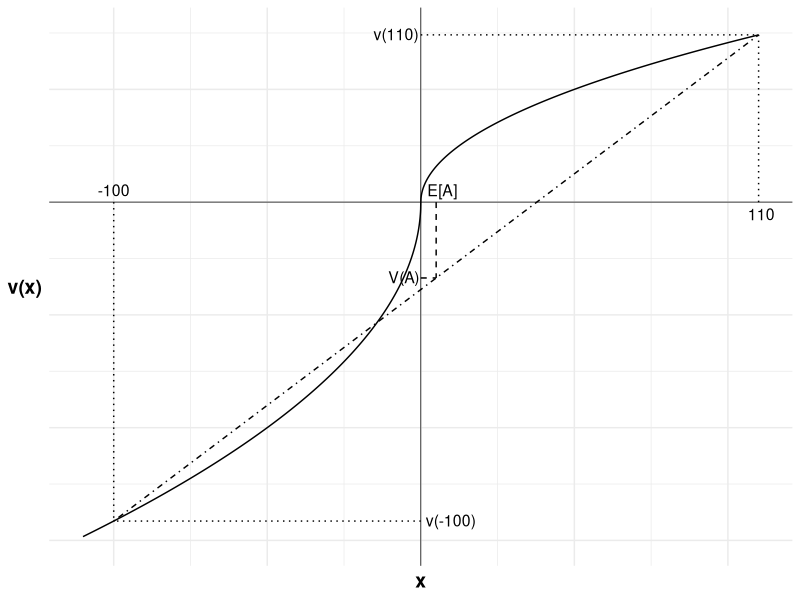
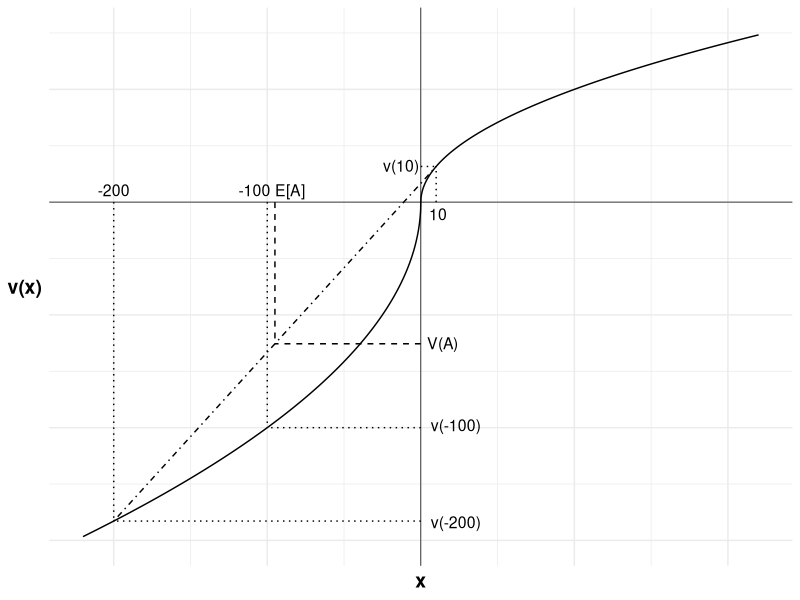
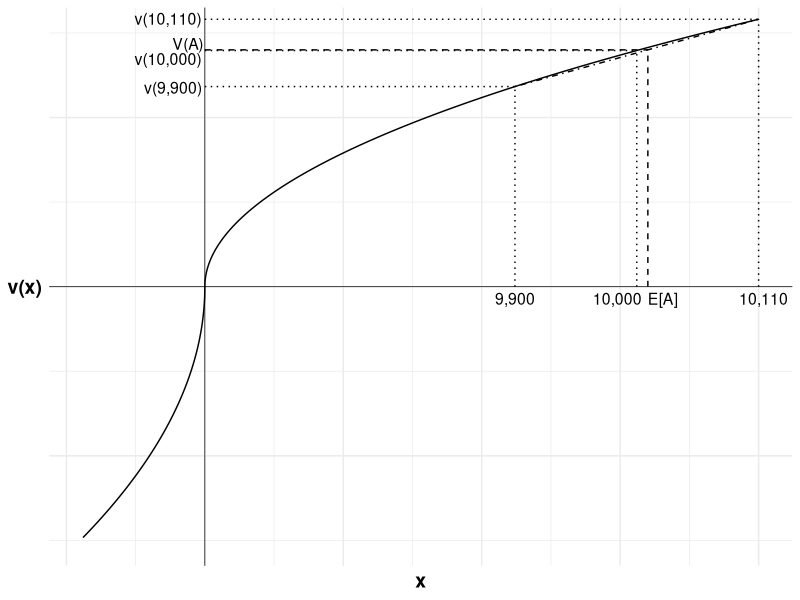
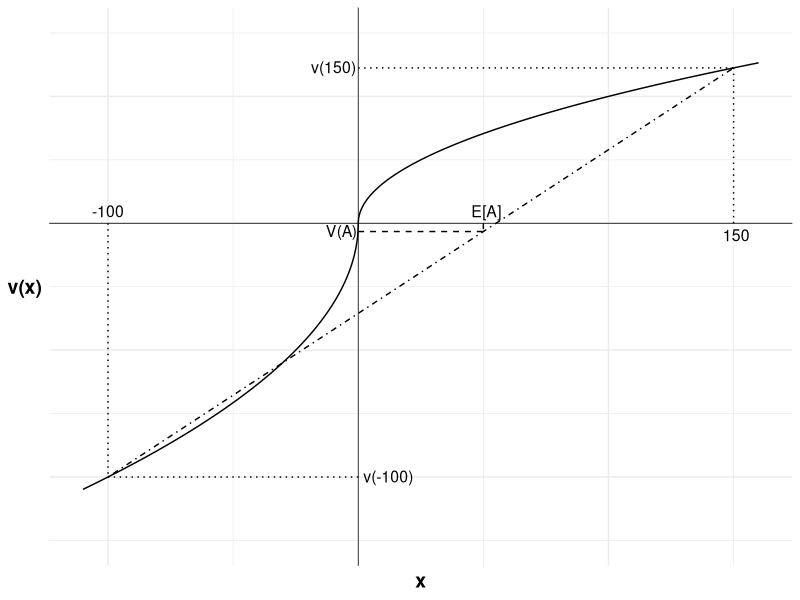
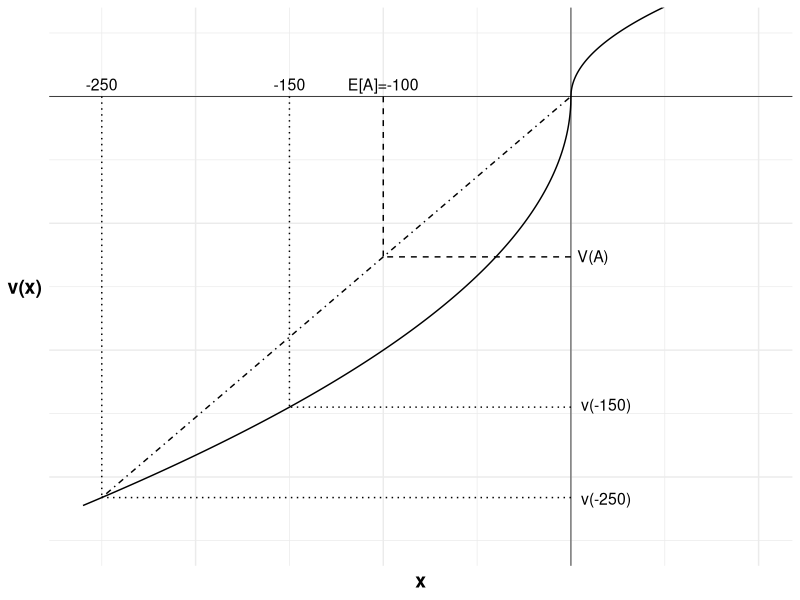
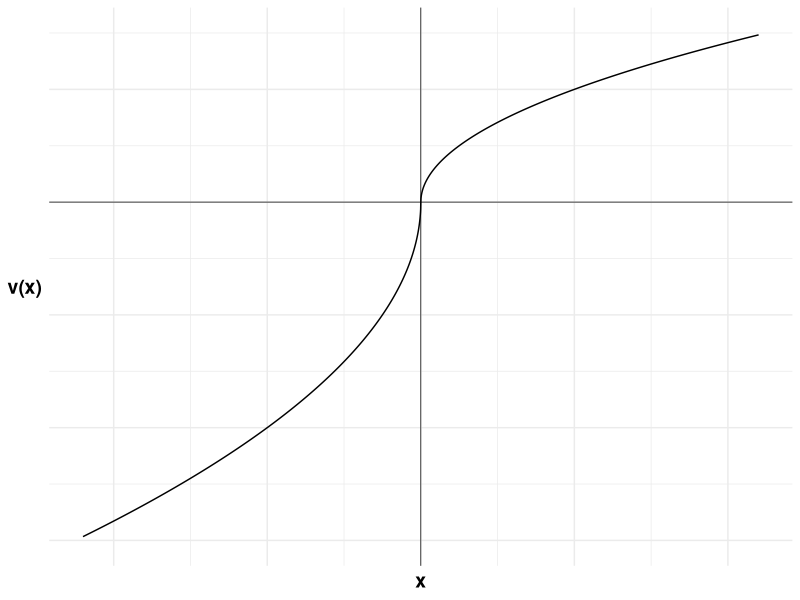
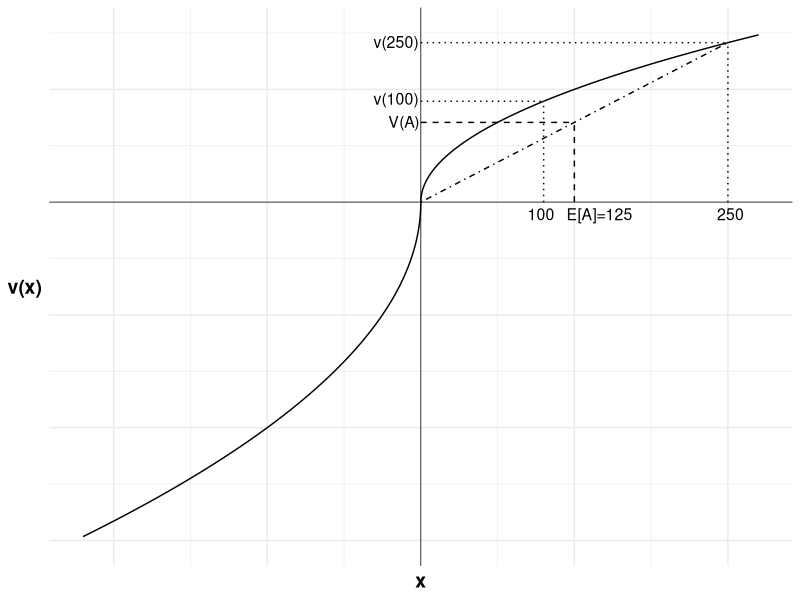
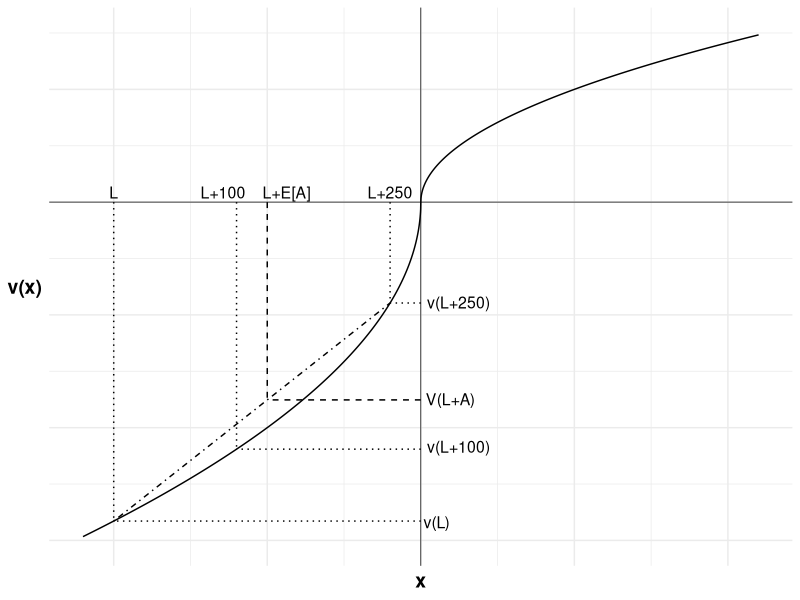

These charts were generated, in order, by the following R code:
## ---- chunk 1
#| label: fig-50-50-gamble
#| fig-cap: A 50:50 gamble

library(ggplot2)

u <- function(x){
  ifelse (x >= 0, x^0.5, -2*(-x)^0.5)
}

df <- data.frame(
  x = seq(-220, 220, 0.1),
  y = u(seq(-220, 220, 0.1))
)

#Variables for plot (may not match labels as not done to scale)
#Payoffs from gamble
x1 <- -200 #loss
x2 <- 220 #win
ev <- 10 #expected value of gamble
xc <- 0 #certain outcome
px2<-(ev-x1)/(x2-x1)

ggplot(mapping = aes(x, y)) +

  #Plot the utility curve
  geom_line(data = df) +
  geom_vline(xintercept = 0, linewidth=0.25)+ 
  geom_hline(yintercept = 0, linewidth=0.25)+
  labs(x = "x", y = "v(x)")+

  # Set the theme
  theme_minimal()+

  #remove numbers on each axis
  theme(axis.text.x = element_blank(),
            axis.text.y = element_blank(),
            axis.title=element_text(size=14,face="bold"),
            axis.title.y = element_text(angle=0, vjust=0.5))+

  #limit to y greater than zero and x greater than -8 (need -8 so space for y-axis labels)
  coord_cartesian(xlim = c(-220, 220), ylim = c(-30, 15))+

  #Add labels -100, v(-100) and line to curve indicating each
  annotate("text", x = x1, y = 0, label = "-100", size = 4, hjust = 0.5, vjust = -0.5)+
  annotate("segment", x = x1, y = 0, xend = x1, yend = u(x1), linewidth = 0.5, colour = "black", linetype="dotted")+
  annotate("segment", x = 0, y = u(x1), xend = x1, yend = u(x1), linewidth = 0.5, colour = "black", linetype="dotted")+
  annotate("text", x = 0, y = u(x1), label = "v(-100)", size = 4, hjust = -0.1, vjust = 0.45)+

  #Add expected utility line
  annotate("segment", x = x1, xend = x2, y = u(x1), yend = u(x2), linewidth = 0.5, colour = "black", linetype="dotdash")+

  #Add labels 110, v(110) and line to curve indicating each
  annotate("text", x = x2, y = 0, label = "110", size = 4, hjust = 0.4, vjust = 1.5)+
  annotate("segment", x = x2, y = 0, xend = x2, yend = u(x2), linewidth = 0.5, colour = "black", linetype="dotted")+
  annotate("segment", x = 0, y = u(x2), xend = x2, yend = u(x2), linewidth = 0.5, colour = "black", linetype="dotted")+
  annotate("text", x = 0, y = u(x2), label = "v(110)", size = 4, hjust = 1.05, vjust = 0.45)+

  #Add labels E[A], V(A) and curve indicating each
  annotate("text", x = ev, y = 0, label = "E[A]", size = 4, hjust = 0.3, vjust = -0.5)+
  annotate("segment", x = ev, y = 0, xend = ev, yend = u(x1)+(u(x2)-u(x1))*px2, linewidth = 0.5, colour = "black", linetype="dashed")+
  annotate("segment", x = 0, y = u(x1)+(u(x2)-u(x1))*px2, xend = ev, yend = u(x1)+(u(x2)-u(x1))*px2, linewidth = 0.5, colour = "black", linetype="dashed")+
  annotate("text", x = 0, y = u(x1)+(u(x2)-u(x1))*px2, label = "V(A)", size = 4, hjust = 1.05, vjust = 0.45)

## ---- chunk 2
#| label: fig-50-50-gamble-after-loss
#| fig-cap: A 50:50 gamble after a loss

library(ggplot2)

u <- function(x){
  ifelse (x >= 0, x^0.5, -2*(-x)^0.5)
}

df <- data.frame(
  x = seq(-220, 220, 0.1),
  y = u(seq(-220, 220, 0.1))
)

#Variables for plot (may not match labels as not done to scale)
#Payoffs from gamble
x1 <- -200 #loss
x2 <- 10 #win
ev <- -95 #expected value of gamble
xc <- -100 #certain outcome
px2<-(ev-x1)/(x2-x1)

ggplot(mapping = aes(x, y)) +

  #Plot the utility curve
  geom_line(data = df) +
  geom_vline(xintercept = 0, linewidth=0.25)+ 
  geom_hline(yintercept = 0, linewidth=0.25)+
  labs(x = "x", y = "v(x)")+

  # Set the theme
  theme_minimal()+

  #remove numbers on each axis
  theme(axis.text.x = element_blank(),
            axis.text.y = element_blank(),
            axis.title=element_text(size=14,face="bold"),
            axis.title.y = element_text(angle=0, vjust=0.5))+

  #limit to y greater than zero and x greater than -8 (need -8 so space for y-axis labels)
  coord_cartesian(xlim = c(-220, 220), ylim = c(-30, 15))+

  #Add labels -200, v(-200) and line to curve indicating each
  annotate("text", x = x1, y = 0, label = "-200", size = 4, hjust = 0.5, vjust = -0.5)+
  annotate("segment", x = x1, y = 0, xend = x1, yend = u(x1), linewidth = 0.5, colour = "black", linetype="dotted")+
  annotate("segment", x = 0, y = u(x1), xend = x1, yend = u(x1), linewidth = 0.5, colour = "black", linetype="dotted")+
  annotate("text", x = 0, y = u(x1), label = "v(-200)", size = 4, hjust = -0.2, vjust = 0.6)+

  #Add labels -100, v(-100) and line to curve indicating each
  annotate("text", x = xc, y = 0, label = "-100", size = 4, hjust = 0.9, vjust = -0.5)+
  annotate("segment", x = xc, y = 0, xend = xc, yend = u(xc), linewidth = 0.5, colour = "black", linetype="dotted")+
  annotate("segment", x = 0, y = u(xc), xend = xc, yend = u(xc), linewidth = 0.5, colour = "black", linetype="dotted")+
  annotate("text", x = 0, y = u(xc), label = "v(-100)", size = 4, hjust = -0.2, vjust = 0.3)+

  #Add expected utility line
  annotate("segment", x = x1, xend = x2, y = u(x1), yend = u(x2), linewidth = 0.5, colour = "black", linetype="dotdash")+

  #Add labels 10, v(10) and line to curve indicating each
  annotate("text", x = x2, y = 0, label = "10", size = 4, hjust = 0.4, vjust = 1.5)+
  annotate("segment", x = x2, y = 0, xend = x2, yend = u(x2), linewidth = 0.5, colour = "black", linetype="dotted")+
  annotate("segment", x = 0, y = u(x2), xend = x2, yend = u(x2), linewidth = 0.5, colour = "black", linetype="dotted")+
  annotate("text", x = 0, y = u(x2), label = "v(10)", size = 4, hjust = 1.05, vjust = 0.45)+

  #Add labels E[A], V(A) and curve indicating each
  annotate("text", x = ev, y = 0, label = "E[A]", size = 4, hjust = 0, vjust = -0.5)+
  annotate("segment", x = ev, y = 0, xend = ev, yend = u(x1)+(u(x2)-u(x1))*px2, linewidth = 0.5, colour = "black", linetype="dashed")+
  annotate("segment", x = 0, y = u(x1)+(u(x2)-u(x1))*px2, xend = ev, yend = u(x1)+(u(x2)-u(x1))*px2, linewidth = 0.5, colour = "black", linetype="dashed")+
  annotate("text", x = 0, y = u(x1)+(u(x2)-u(x1))*px2, label = "V(A)", size = 4, hjust = -0.2, vjust = 0.45)

## ---- chunk 3
#| label: fig-50-50-gamble-after-win
#| fig-cap: A 50:50 gamble after a win (not to scale)

library(ggplot2)

u <- function(x){
  ifelse (x >= 0, x^0.5, -2*(-x)^0.5)
}

df <- data.frame(
  x = seq(-220, 1000, 0.1),
  y = u(seq(-220, 1000, 0.1))
)

#Variables for plot (may not match labels as not done to scale)
#Payoffs from gamble
x1 <- 560 #loss
x2 <- 1000 #win
ev <- 800 #expected value of gamble
xc <- 780 #certain outcome
px2<-(ev-x1)/(x2-x1)

ggplot(mapping = aes(x, y)) +

  #Plot the utility curve
  geom_line(data = df) +
  geom_vline(xintercept = 0, linewidth=0.25)+ 
  geom_hline(yintercept = 0, linewidth=0.25)+
  labs(x = "x", y = "v(x)")+

  # Set the theme
  theme_minimal()+

  #remove numbers on each axis
  theme(axis.text.x = element_blank(),
            axis.text.y = element_blank(),
            axis.title=element_text(size=14,face="bold"),
            axis.title.y = element_text(angle=0, vjust=0.5))+

  #limit to y greater than zero and x greater than -8 (need -8 so space for y-axis labels)
  coord_cartesian(xlim = c(-220, 1000), ylim = c(-30, 30))+

  #Add labels 9,900, v(9,900) and line to curve indicating each
  annotate("text", x = x1, y = 0, label = "9,900", size = 4, hjust = 0.5, vjust = 1.5)+
  annotate("segment", x = x1, y = 0, xend = x1, yend = u(x1), linewidth = 0.5, colour = "black", linetype="dotted")+
  annotate("segment", x = 0, y = u(x1), xend = x1, yend = u(x1), linewidth = 0.5, colour = "black", linetype="dotted")+
  annotate("text", x = 0, y = u(x1), label = "v(9,900)", size = 4, hjust = 1.05, vjust = 0.6)+

  #Add labels 10,000, v(10,000) and line to curve indicating each
  annotate("text", x = xc, y = 0, label = "10,000", size = 4, hjust = 0.9, vjust = 1.5)+
  annotate("segment", x = xc, y = 0, xend = xc, yend = u(xc), linewidth = 0.5, colour = "black", linetype="dotted")+
  annotate("segment", x = 0, y = u(xc), xend = xc, yend = u(xc), linewidth = 0.5, colour = "black", linetype="dotted")+
  annotate("text", x = 0, y = u(xc), label = "v(10,000)", size = 4, hjust = 1.05, vjust = 1.2)+

  #Add expected utility line
  annotate("segment", x = x1, xend = x2, y = u(x1), yend = u(x2), linewidth = 0.5, colour = "black", linetype="dotdash")+

  #Add labels 10,110, v(10,110) and line to curve indicating each
  annotate("text", x = x2, y = 0, label = "10,110", size = 4, hjust = 0.4, vjust = 1.5)+
  annotate("segment", x = x2, y = 0, xend = x2, yend = u(x2), linewidth = 0.5, colour = "black", linetype="dotted")+
  annotate("segment", x = 0, y = u(x2), xend = x2, yend = u(x2), linewidth = 0.5, colour = "black", linetype="dotted")+
  annotate("text", x = 0, y = u(x2), label = "v(10,110)", size = 4, hjust = 1.05, vjust = 0.45)+

  #Add labels E[A], V(A) and curve indicating each
  annotate("text", x = ev, y = 0, label = "E[A]", size = 4, hjust = 0, vjust = 1.5)+
  annotate("segment", x = ev, y = 0, xend = ev, yend = u(x1)+(u(x2)-u(x1))*px2, linewidth = 0.5, colour = "black", linetype="dashed")+
  annotate("segment", x = 0, y = u(x1)+(u(x2)-u(x1))*px2, xend = ev, yend = u(x1)+(u(x2)-u(x1))*px2, linewidth = 0.5, colour = "black", linetype="dashed")+
  annotate("text", x = 0, y = u(x1)+(u(x2)-u(x1))*px2, label = "V(A)", size = 4, hjust = 1.05, vjust = 0)

## ---- chunk 4
#| label: fig-60-40-gamble
#| fig-cap: A 60:40 gamble

library(ggplot2)

u <- function(x){
  ifelse (x >= 0, x^0.5, -2*(-x)^0.5)
}

df <- data.frame(
  x = seq(-110, 160, 0.1),
  y = u(seq(-110, 160, 0.1))
)

#Variables for plot (may not match labels as not done to scale)
#Payoffs from gamble
x1 <- -100 #loss
x2 <- 150 #win
ev <- 0.6*150-0.4*100 #expected value of gamble
xc <- 0 #certain outcome
px2<-(ev-x1)/(x2-x1)

ggplot(mapping = aes(x, y)) +

  #Plot the utility curve
  geom_line(data = df) +
  geom_vline(xintercept = 0, linewidth=0.25)+ 
  geom_hline(yintercept = 0, linewidth=0.25)+
  labs(x = "x", y = "v(x)")+

  # Set the theme
  theme_minimal()+

  #remove numbers on each axis
  theme(axis.text.x = element_blank(),
            axis.text.y = element_blank(),
            axis.title=element_text(size=14,face="bold"),
            axis.title.y = element_text(angle=0, vjust=0.5))+

  #limit to y greater than zero and x greater than -8 (need -8 so space for y-axis labels)
  coord_cartesian(xlim = c(-110, 160), ylim = c(-25, 15))+

  #Add labels -100, v(-100) and line to curve indicating each
  annotate("text", x = x1, y = 0, label = "-100", size = 4, hjust = 0.5, vjust = -0.5)+
  annotate("segment", x = x1, y = 0, xend = x1, yend = u(x1), linewidth = 0.5, colour = "black", linetype="dotted")+
  annotate("segment", x = 0, y = u(x1), xend = x1, yend = u(x1), linewidth = 0.5, colour = "black", linetype="dotted")+
  annotate("text", x = 0, y = u(x1), label = "v(-100)", size = 4, hjust = -0.1, vjust = 0.45)+

  #Add expected utility line
  annotate("segment", x = x1, xend = x2, y = u(x1), yend = u(x2), linewidth = 0.5, colour = "black", linetype="dotdash")+

  #Add labels 150, v(150) and line to curve indicating each
  annotate("text", x = x2, y = 0, label = "150", size = 4, hjust = 0.4, vjust = 1.5)+
  annotate("segment", x = x2, y = 0, xend = x2, yend = u(x2), linewidth = 0.5, colour = "black", linetype="dotted")+
  annotate("segment", x = 0, y = u(x2), xend = x2, yend = u(x2), linewidth = 0.5, colour = "black", linetype="dotted")+
  annotate("text", x = 0, y = u(x2), label = "v(150)", size = 4, hjust = 1.05, vjust = 0.45)+

  #Add labels E[A], V(A) and curve indicating each
  annotate("text", x = ev, y = 0, label = "E[A]", size = 4, hjust = 0.4, vjust = -0.5)+
  annotate("segment", x = ev, y = 0, xend = ev, yend = u(x1)+(u(x2)-u(x1))*px2, linewidth = 0.5, colour = "black", linetype="dashed")+
  annotate("segment", x = 0, y = u(x1)+(u(x2)-u(x1))*px2, xend = ev, yend = u(x1)+(u(x2)-u(x1))*px2, linewidth = 0.5, colour = "black", linetype="dashed")+
  annotate("text", x = 0, y = u(x1)+(u(x2)-u(x1))*px2, label = "V(A)", size = 4, hjust = 1.05, vjust = 0.45)

## ---- chunk 5
#| label: fig-60-40-gamble-after-loss
#| fig-cap: A 60:40 gamble after a loss

library(ggplot2)

u <- function(x){
  ifelse (x >= 0, x^0.5, -2*(-x)^0.5)
}

df <- data.frame(
  x = seq(-260, 100, 0.1),
  y = u(seq(-260, 100, 0.1))
)

#Variables for plot (may not match labels as not done to scale)
#Payoffs from gamble
x1 <- -250 #loss
x2 <- 0 #win
ev <- -100 #expected value of gamble
xc <- -150 #certain outcome
px2<-(ev-x1)/(x2-x1)

ggplot(mapping = aes(x, y)) +

  #Plot the utility curve
  geom_line(data = df) +
  geom_vline(xintercept = 0, linewidth=0.25)+ 
  geom_hline(yintercept = 0, linewidth=0.25)+
  labs(x = "x", y = "v(x)")+

  # Set the theme
  theme_minimal()+

  #remove numbers on each axis
  theme(axis.text.x = element_blank(),
            axis.text.y = element_blank(),
            axis.title=element_text(size=14,face="bold"),
            axis.title.y = element_text(angle=0, vjust=0.5))+

  #limit to y greater than zero and x greater than -8 (need -8 so space for y-axis labels)
  coord_cartesian(xlim = c(-260, 100), ylim = c(-35, 5))+

  #Add labels -250, v(-250) and line to curve indicating each
  annotate("text", x = x1, y = 0, label = "-250", size = 4, hjust = 0.5, vjust = -0.5)+
  annotate("segment", x = x1, y = 0, xend = x1, yend = u(x1), linewidth = 0.5, colour = "black", linetype="dotted")+
  annotate("segment", x = 0, y = u(x1), xend = x1, yend = u(x1), linewidth = 0.5, colour = "black", linetype="dotted")+
  annotate("text", x = 0, y = u(x1), label = "v(-250)", size = 4, hjust = -0.2, vjust = 0.6)+

  #Add labels -150, v(-150) and line to curve indicating each
  annotate("text", x = xc, y = 0, label = "-150", size = 4, hjust = 0.5, vjust = -0.5)+
  annotate("segment", x = xc, y = 0, xend = xc, yend = u(xc), linewidth = 0.5, colour = "black", linetype="dotted")+
  annotate("segment", x = 0, y = u(xc), xend = xc, yend = u(xc), linewidth = 0.5, colour = "black", linetype="dotted")+
  annotate("text", x = 0, y = u(xc), label = "v(-150)", size = 4, hjust = -0.2, vjust = 0.3)+

  #Add expected utility line
  annotate("segment", x = x1, xend = x2, y = u(x1), yend = u(x2), linewidth = 0.5, colour = "black", linetype="dotdash")+

  #Add labels E[A]=-100, V(A) and curve indicating each
  annotate("text", x = ev, y = 0, label = "E[A]=-100", size = 4, hjust = 0.5, vjust = -0.5)+
  annotate("segment", x = ev, y = 0, xend = ev, yend = u(x1)+(u(x2)-u(x1))*px2, linewidth = 0.5, colour = "black", linetype="dashed")+
  annotate("segment", x = 0, y = u(x1)+(u(x2)-u(x1))*px2, xend = ev, yend = u(x1)+(u(x2)-u(x1))*px2, linewidth = 0.5, colour = "black", linetype="dashed")+
  annotate("text", x = 0, y = u(x1)+(u(x2)-u(x1))*px2, label = "V(A)", size = 4, hjust = -0.2, vjust = 0.45)

## ---- chunk 6
#| label: fig-bill-curve
#| fig-cap: Bill's value function

library(ggplot2)

u <- function(x){
  ifelse (x >= 0, x^0.5, -2*(-x)^0.5)
}

df <- data.frame(
  x = seq(-220, 220, 0.1),
  y = u(seq(-220, 220, 0.1))
)

ggplot(mapping = aes(x, y)) +

  #Plot the utility curve
  geom_line(data = df) +
  geom_vline(xintercept = 0, linewidth=0.25)+ 
  geom_hline(yintercept = 0, linewidth=0.25)+
  labs(x = "x", y = "v(x)")+

  # Set the theme
  theme_minimal()+

  #remove numbers on each axis
  theme(axis.text.x = element_blank(),
            axis.text.y = element_blank(),
            axis.title=element_text(size=14,face="bold"),
            axis.title.y = element_text(angle=0, vjust=0.5))+

  #limit to y greater than zero and x greater than -8 (need -8 so space for y-axis labels)
  coord_cartesian(xlim = c(-220, 220), ylim = c(-30, 15))

## ---- chunk 7
#| label: fig-bill-gamble
#| fig-cap: Bill's consideration of gamble A and the \$100

library(ggplot2)

u <- function(x){
  ifelse (x >= 0, x^0.5, -2*(-x)^0.5)
}

df <- data.frame(
  x = seq(-220, 220, 0.1),
  y = u(seq(-220, 220, 0.1))
)

#Variables for plot (may not match labels as not done to scale)
#Payoffs from gamble
x1<-0 #loss
x2<-200 #win
ev<-100 #expected value of gamble
xc<-80 #certain outcome
px2<-(ev-x1)/(x2-x1)

ggplot(mapping = aes(x, y)) +

  #Plot the utility curve
  geom_line(data = df) +
  geom_vline(xintercept = 0, linewidth=0.25)+ 
  geom_hline(yintercept = 0, linewidth=0.25)+
  labs(x = "x", y = "v(x)")+

  # Set the theme
  theme_minimal()+

  #remove numbers on each axis
  theme(axis.text.x = element_blank(),
            axis.text.y = element_blank(),
            axis.title=element_text(size=14,face="bold"),
            axis.title.y = element_text(angle=0, vjust=0.5))+

  #limit to y greater than zero and x greater than -8 (need -8 so space for y-axis labels)
  coord_cartesian(xlim = c(-220, 220), ylim = c(-30, 15))+

  #Add labels W+20, U(W+20) and line to curve indicating each
  annotate("segment", x = x1, y = 0, xend = x1, yend = u(x1), linewidth = 0.5, colour = "black", linetype="dotted")+
  annotate("segment", x = 0, y = u(x1), xend = x1, yend = u(x1), linewidth = 0.5, colour = "black", linetype="dotted")+

  #Add labels 100, U(100) and line to curve indicating each
  annotate("text", x = xc, y = 0, label = "100", size = 4, hjust = 0.6, vjust = 1.5)+
  annotate("segment", x = xc, y = 0, xend = xc, yend = u(xc), linewidth = 0.5, colour = "black", linetype="dotted")+
  annotate("segment", x = 0, y = u(xc), xend = xc, yend = u(xc), linewidth = 0.5, colour = "black", linetype="dotted")+
  annotate("text", x = 0, y = u(xc), label = "v(100)", size = 4, hjust = 1.05, vjust = 0.3)+

  #Add expected utility line
  annotate("segment", x = x1, xend = x2, y = u(x1), yend = u(x2), linewidth = 0.5, colour = "black", linetype="dotdash")+

  #Add labels 250, v(250) and line to curve indicating each
  annotate("text", x = x2, y = 0, label = "250", size = 4, hjust = 0.4, vjust = 1.5)+
  annotate("segment", x = x2, y = 0, xend = x2, yend = u(x2), linewidth = 0.5, colour = "black", linetype="dotted")+
  annotate("segment", x = 0, y = u(x2), xend = x2, yend = u(x2), linewidth = 0.5, colour = "black", linetype="dotted")+
  annotate("text", x = 0, y = u(x2), label = "v(250)", size = 4, hjust = 1.05, vjust = 0.45)+

  #Add labels E[A], V(A) and curve indicating each
  annotate("text", x = ev, y = 0, label = "E[A]=125", size = 4, hjust = 0.12, vjust = 1.5)+
  annotate("segment", x = ev, y = 0, xend = ev, yend = u(x1)+(u(x2)-u(x1))*px2, linewidth = 0.5, colour = "black", linetype="dashed")+
  annotate("segment", x = 0, y = u(x1)+(u(x2)-u(x1))*px2, xend = ev, yend = u(x1)+(u(x2)-u(x1))*px2, linewidth = 0.5, colour = "black", linetype="dashed")+
  annotate("text", x = 0, y = u(x1)+(u(x2)-u(x1))*px2, label = "V(A)", size = 4, hjust = 1.05, vjust = 0.45)

## ---- chunk 8
#| label: fig-bill-gamble-after-shock
#| fig-cap: Bill's consideration of gamble A and the \$100 after the shock

library(ggplot2)

u <- function(x){
  ifelse (x >= 0, x^0.5, -2*(-x)^0.5)
}

df <- data.frame(
  x = seq(-220, 220, 0.1),
  y = u(seq(-220, 220, 0.1))
)

#Variables for plot (may not match labels as not done to scale)
#Payoffs from gamble
x1<- -200 #loss
x2<- -20 #win
ev<- -100 #expected value of gamble
xc<- -120 #certain outcome
px2<-(ev-x1)/(x2-x1)

ggplot(mapping = aes(x, y)) +

  #Plot the utility curve
  geom_line(data = df) +
  geom_vline(xintercept = 0, linewidth=0.25)+ 
  geom_hline(yintercept = 0, linewidth=0.25)+
  labs(x = "x", y = "v(x)")+

  # Set the theme
  theme_minimal()+

  #remove numbers on each axis
  theme(axis.text.x = element_blank(),
            axis.text.y = element_blank(),
            axis.title=element_text(size=14,face="bold"),
            axis.title.y = element_text(angle=0, vjust=0.5))+

  #limit to y greater than zero and x greater than -8 (need -8 so space for y-axis labels)
  coord_cartesian(xlim = c(-220, 220), ylim = c(-30, 15))+

  #Add labels L, v(L) and line to curve indicating each
  annotate("text", x = x1, y = 0, label = "L", size = 4, hjust = 0.5, vjust = -0.3)+
  annotate("segment", x = x1, y = 0, xend = x1, yend = u(x1), linewidth = 0.5, colour = "black", linetype="dotted")+
  annotate("segment", x = 0, y = u(x1), xend = x1, yend = u(x1), linewidth = 0.5, colour = "black", linetype="dotted")+
  annotate("text", x = 0, y = u(x1), label = "v(L)", size = 4, hjust = -0.1, vjust = 0.6)+

  #Add labels L+100, v(L+100) and line to curve indicating each
  annotate("text", x = xc, y = 0, label = "L+100", size = 4, hjust = 0.8, vjust = -0.3)+
  annotate("segment", x = xc, y = 0, xend = xc, yend = u(xc), linewidth = 0.5, colour = "black", linetype="dotted")+
  annotate("segment", x = 0, y = u(xc), xend = xc, yend = u(xc), linewidth = 0.5, colour = "black", linetype="dotted")+
  annotate("text", x = 0, y = u(xc), label = "v(L+100)", size = 4, hjust = -0.1, vjust = 0.3)+

  #Add expected utility line
  annotate("segment", x = x1, xend = x2, y = u(x1), yend = u(x2), linewidth = 0.5, colour = "black", linetype="dotdash")+

  #Add labels 250+L, U(250+L) and line to curve indicating each
  annotate("text", x = x2, y = 0, label = "L+250", size = 4, hjust = 0.5, vjust = -0.3)+
  annotate("segment", x = x2, y = 0, xend = x2, yend = u(x2), linewidth = 0.5, colour = "black", linetype="dotted")+
  annotate("segment", x = 0, y = u(x2), xend = x2, yend = u(x2), linewidth = 0.5, colour = "black", linetype="dotted")+
  annotate("text", x = 0, y = u(x2), label = "v(L+250)", size = 4, hjust = -0.1, vjust = 0.45)+

  #Add labels L+E[A], v(A+L) and curve indicating each
  annotate("text", x = ev, y = 0, label = "L+E[A]", size = 4, hjust = 0.1, vjust = -0.3)+
  annotate("segment", x = ev, y = 0, xend = ev, yend = u(x1)+(u(x2)-u(x1))*px2, linewidth = 0.5, colour = "black", linetype="dashed")+
  annotate("segment", x = 0, y = u(x1)+(u(x2)-u(x1))*px2, xend = ev, yend = u(x1)+(u(x2)-u(x1))*px2, linewidth = 0.5, colour = "black", linetype="dashed")+
  annotate("text", x = 0, y = u(x1)+(u(x2)-u(x1))*px2, label = "V(L+A)", size = 4, hjust = -0.1, vjust = 0.45)

## ---- chunk 9
#| label: fig-reflection-effect-insurance
#| fig-cap: The reflection effect and insurance

library(ggplot2)

u <- function(x){
  ifelse (x >= 0, x^0.5, -2*(-x)^0.5)
}

df <- data.frame(
  x = seq(-220, 220, 0.1),
  y = u(seq(-220, 220, 0.1))
)

#Variables for plot (may not match labels as not done to scale)
#Payoffs from gamble
x1<- -200 #loss
x2<- 0 #win
ev<- -30 #expected value of gamble
xc<- -60 #certain outcome
px2<-(ev-x1)/(x2-x1)

ggplot(mapping = aes(x, y)) +

  #Plot the utility curve
  geom_line(data = df) +
  geom_vline(xintercept = 0, linewidth=0.25)+ 
  geom_hline(yintercept = 0, linewidth=0.25)+
  labs(x = "x", y = "v(x)")+

  # Set the theme
  theme_minimal()+

  #remove numbers on each axis
  theme(axis.text.x = element_blank(),
            axis.text.y = element_blank(),
            axis.title=element_text(size=14,face="bold"),
            axis.title.y = element_text(angle=0, vjust=0.5))+

  #limit to y greater than zero and x greater than -8 (need -8 so space for y-axis labels)
  coord_cartesian(xlim = c(-220, 220), ylim = c(-30, 15))+

  #Add labels -V, v(L) and line to curve indicating each
  annotate("text", x = x1, y = 0, label = "-V", size = 4, hjust = 0.5, vjust = -0.3)+
  annotate("segment", x = x1, y = 0, xend = x1, yend = u(x1), linewidth = 0.5, colour = "black", linetype="dotted")+
  annotate("segment", x = 0, y = u(x1), xend = x1, yend = u(x1), linewidth = 0.5, colour = "black", linetype="dotted")+
  annotate("text", x = 0, y = u(x1), label = "v(-V)=v(-$1m)", size = 4, hjust = -0.1, vjust = 0.6)+

  #Add labels -P, v(-P) and line to curve indicating each
  annotate("text", x = xc, y = 0, label = "-P", size = 4, hjust = 0.8, vjust = -0.3)+
  annotate("segment", x = xc, y = 0, xend = xc, yend = u(xc), linewidth = 0.5, colour = "black", linetype="dotted")+
  annotate("segment", x = 0, y = u(xc), xend = xc, yend = u(xc), linewidth = 0.5, colour = "black", linetype="dotted")+
  annotate("text", x = 0, y = u(xc), label = "v(-P)", size = 4, hjust = -0.1, vjust = 0.3)+

  #Add expected utility line
  annotate("segment", x = x1, xend = x2, y = u(x1), yend = u(x2), linewidth = 0.5, colour = "black", linetype="dotdash")+

  #Add labels E[don't], v(don't) and curve indicating each
  annotate("text", x = ev, y = 0, label = "E[don't]", size = 4, hjust = 0.5, vjust = -0.3)+
  annotate("segment", x = ev, y = 0, xend = ev, yend = u(x1)+(u(x2)-u(x1))*px2, linewidth = 0.5, colour = "black", linetype="dashed")+
  annotate("segment", x = 0, y = u(x1)+(u(x2)-u(x1))*px2, xend = ev, yend = u(x1)+(u(x2)-u(x1))*px2, linewidth = 0.5, colour = "black", linetype="dashed")+
  annotate("text", x = 0, y = u(x1)+(u(x2)-u(x1))*px2, label = "v(don't)", size = 4, hjust = -0.1, vjust = 0.45)
